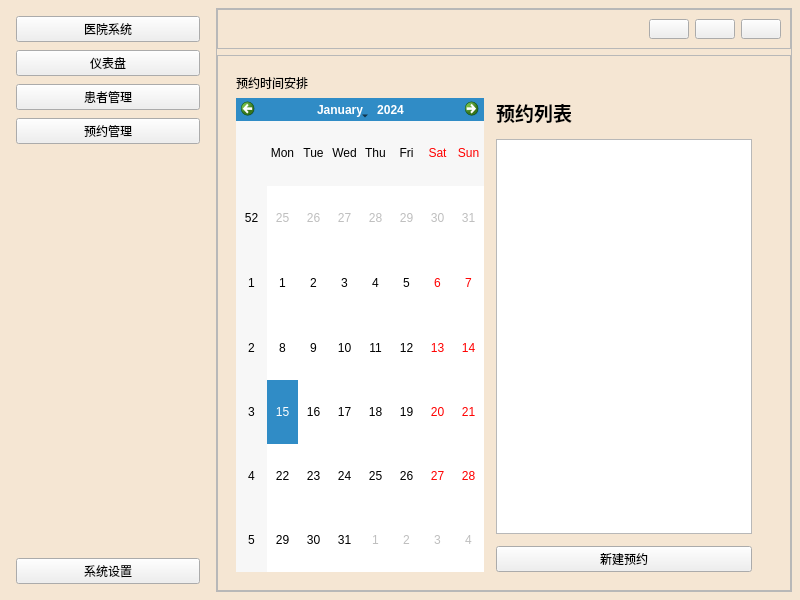
<?xml version="1.0" encoding="UTF-8"?>
<ui version="4.0">
 <class>MainWindow</class>
 <widget class="QMainWindow" name="MainWindow">
  <property name="geometry">
   <rect>
    <x>0</x>
    <y>0</y>
    <width>800</width>
    <height>600</height>
   </rect>
  </property>
  <property name="windowTitle">
   <string>医院管理系统</string>
  </property>
  <property name="styleSheet">
   <string notr="true">/* 主窗体背景色 */
QMainWindow {
    background-color: #F5E6D3;
}</string>
  </property>
  <widget class="QWidget" name="centralwidget">
   <property name="styleSheet">
    <string notr="true">/* --- 明亮暖色调医院管理系统主题 --- */

/* Main Window &amp; Central Widget */
QMainWindow, QWidget#centralwidget {
    background-color: #F5E6D3;
}

/* --- Frame --- */
QWidget#frame
{
	background-color: #F5E6D3;
}
/* --- Sidebar --- */
QWidget#sidebar {
    background-color: #E8D5C4;
	border-radius: 10px;
	border: 1px solid #D2B48C;
}
QWidget#sidebar QPushButton {
    background-color: transparent;
    border: none;
    color: #8B4513;
    padding: 10px;
    padding-left: 15px;
    border-radius: 5px;
    text-align: left;
    font-weight: bold;
}
QWidget#sidebar QPushButton:hover {
    background-color: #DEB887;
}
QWidget#sidebar QPushButton:pressed,
QWidget#sidebar QPushButton:checked {
    background-color: #FF8C42;
    color: #FFFFFF;
}

/* --- Topbar --- */
QFrame#topbar {
    background-color: #E8D5C4;
    border-bottom: 1px solid #D2B48C;
}
}
QFrame#topbar QPushButton {
    background-color: transparent;
    border: none;
    border-radius: 4px;
    padding: 5px;
    text-align: center;
    color: #8B4513;
}
QFrame#topbar QPushButton:hover {
    background-color: #DEB887;
}
QFrame#topbar QPushButton#close:hover {
    background-color: #CD853F;
}

/* --- Main Content Area --- */
QFrame#content, QStackedWidget &gt; QWidget {
    background-color: #F5E6D3;
    border: none;
}

/* --- Stacked Widget Background --- */
QStackedWidget#contentStackWidget {
    background-color: #F5E6D3;
}

/* --- Home Page Background --- */
QWidget#homePage {
    background-color: #F5E6D3;
}

/* --- Layout Backgrounds --- */
QGridLayout#statsGrid {
    background-color: #F5E6D3;
}

QVBoxLayout#verticalLayout_2 {
    background-color: #F5E6D3;
}

/* General Page Titles */
QLabel#pageTitle {
    color: #8B4513;
    font-size: 18pt;
    font-weight: bold;
}

/* --- Dashboard Specific Styles --- */
#homePage .QFrame {
    background-color: #FFFFFF;
    border-radius: 12px;
    border: 1px solid #D2B48C;
    box-shadow: 0 2px 4px rgba(139, 69, 19, 0.1);
}
#homePage QLabel {
    color: #8B4513;
    font-size: 11pt;
}
#homePage #mainChartTitle, #homePage #barChartTitle {
    font-size: 14pt;
    font-weight: bold;
    padding: 5px;
}
#homePage QProgressBar {
    border: 1px solid #D2B48C;
    border-radius: 5px;
    text-align: center;
    color: #8B4513;
    background-color: #F5E6D3;
}
#homePage QProgressBar::chunk {
    background-color: #FF8C42;
    border-radius: 4px;
}
#homePage #op1Button, #homePage #op2Button {
    background-color: #FF8C42;
    color: #FFFFFF;
    border-radius: 5px;
    padding: 5px 10px;
    font-weight: bold;
}

/* --- Patients &amp; Appointments Page Styles --- */
#patientsPage QPushButton, #appointmentsPage QPushButton {
    background-color: #FF8C42;
    color: #FFFFFF;
    border-radius: 5px;
    padding: 8px 12px;
    font-weight: bold;
}
#patientsPage QPushButton:hover, #appointmentsPage QPushButton:hover {
    background-color: #FF9F5A;
}

/* --- Table View --- */
QTableView {
    background-color: #FFFFFF;
    border: 1px solid #D2B48C;
    border-radius: 8px;
    gridline-color: #D2B48C;
    color: #8B4513;
}
QTableView::item {
    padding: 5px;
    border-bottom: 1px solid #D2B48C;
}
QTableView::item:selected {
    background-color: #FF8C42;
    color: #FFFFFF;
}
QHeaderView::section {
    background-color: #E8D5C4;
    color: #8B4513;
    padding: 5px;
    border: 1px solid #D2B48C;
    font-weight: bold;
}

/* --- Line Edit (Search Bar) --- */
QLineEdit {
    background-color: #FFFFFF;
    border: 1px solid #D2B48C;
    border-radius: 5px;
    padding: 8px 10px;
    color: #8B4513;
}
QLineEdit:focus {
    border-color: #FF8C42;
}

/* --- Calendar Widget --- */
QCalendarWidget QToolButton {
    color: #8B4513;
    background-color: transparent;
    border: none;
    font-size: 14px;
    font-weight: bold;
}
QCalendarWidget QToolButton:hover {
    background-color: #DEB887;
}
QCalendarWidget QMenu {
    background-color: #FFFFFF;
    border: 1px solid #D2B48C;
}
QCalendarWidget QSpinBox {
    color: #8B4513;
    background-color: #FFFFFF;
    border: 1px solid #D2B48C;
}
QCalendarWidget QWidget#qt_calendar_navigationbar {
    background-color: #E8D5C4;
    border: 1px solid #D2B48C;
    border-bottom: none;
    border-radius: 8px 8px 0 0;
}
QCalendarWidget QAbstractItemView {
    background-color: #FFFFFF;
    color: #8B4513;
    selection-background-color: #FF8C42;
    selection-color: #FFFFFF;
    border: 1px solid #D2B48C;
    border-top: none;
    border-radius: 0 0 8px 8px;
}
QCalendarWidget QAbstractItemView:disabled {
    color: #CD853F;
}
</string>
   </property>
   <layout class="QHBoxLayout" name="horizontalLayout">
    <property name="spacing">
     <number>8</number>
    </property>
    <property name="leftMargin">
     <number>8</number>
    </property>
    <property name="topMargin">
     <number>8</number>
    </property>
    <property name="rightMargin">
     <number>8</number>
    </property>
    <property name="bottomMargin">
     <number>8</number>
    </property>
    <item>
     <widget class="QWidget" name="sidebar" native="true">
      <property name="minimumSize">
       <size>
        <width>200</width>
        <height>0</height>
       </size>
      </property>
      <property name="maximumSize">
       <size>
        <width>200</width>
        <height>16777215</height>
       </size>
      </property>
      <layout class="QVBoxLayout" name="sidebarLayout">
       <property name="spacing">
        <number>8</number>
       </property>
       <property name="leftMargin">
        <number>8</number>
       </property>
       <property name="topMargin">
        <number>8</number>
       </property>
       <property name="rightMargin">
        <number>8</number>
       </property>
       <property name="bottomMargin">
        <number>8</number>
       </property>
       <item>
        <widget class="QPushButton" name="toggleButton">
         <property name="layoutDirection">
          <enum>Qt::LayoutDirection::LeftToRight</enum>
         </property>
         <property name="text">
          <string>医院系统</string>
         </property>
         <property name="icon">
          <iconset resource="resources.qrc">
           <normaloff>:/img/health.png</normaloff>:/img/health.png</iconset>
         </property>
         <property name="iconSize">
          <size>
           <width>24</width>
           <height>24</height>
          </size>
         </property>
        </widget>
       </item>
       <item>
        <widget class="QPushButton" name="homeButton">
         <property name="layoutDirection">
          <enum>Qt::LayoutDirection::LeftToRight</enum>
         </property>
         <property name="text">
          <string>仪表盘</string>
         </property>
         <property name="icon">
          <iconset resource="resources.qrc">
           <normaloff>:/img/Dashboard.png</normaloff>:/img/Dashboard.png</iconset>
         </property>
         <property name="iconSize">
          <size>
           <width>24</width>
           <height>24</height>
          </size>
         </property>
        </widget>
       </item>
       <item>
        <widget class="QPushButton" name="patientsButton">
         <property name="layoutDirection">
          <enum>Qt::LayoutDirection::LeftToRight</enum>
         </property>
         <property name="text">
          <string>患者管理</string>
         </property>
         <property name="icon">
          <iconset resource="resources.qrc">
           <normaloff>:/img/Patients.png</normaloff>:/img/Patients.png</iconset>
         </property>
         <property name="iconSize">
          <size>
           <width>24</width>
           <height>24</height>
          </size>
         </property>
        </widget>
       </item>
       <item>
        <widget class="QPushButton" name="appointmentsButton">
         <property name="layoutDirection">
          <enum>Qt::LayoutDirection::LeftToRight</enum>
         </property>
         <property name="text">
          <string>预约管理</string>
         </property>
         <property name="icon">
          <iconset resource="resources.qrc">
           <normaloff>:/img/Appointments.png</normaloff>:/img/Appointments.png</iconset>
         </property>
         <property name="iconSize">
          <size>
           <width>24</width>
           <height>24</height>
          </size>
         </property>
        </widget>
       </item>
       <item>
        <spacer name="verticalSpacer">
         <property name="orientation">
          <enum>Qt::Orientation::Vertical</enum>
         </property>
         <property name="sizeHint" stdset="0">
          <size>
           <width>20</width>
           <height>40</height>
          </size>
         </property>
        </spacer>
       </item>
       <item>
        <widget class="QPushButton" name="settingsButton">
         <property name="layoutDirection">
          <enum>Qt::LayoutDirection::LeftToRight</enum>
         </property>
         <property name="text">
          <string>系统设置</string>
         </property>
         <property name="icon">
          <iconset resource="resources.qrc">
           <normaloff>:/img/Settings.png</normaloff>:/img/Settings.png</iconset>
         </property>
         <property name="iconSize">
          <size>
           <width>24</width>
           <height>24</height>
          </size>
         </property>
        </widget>
       </item>
      </layout>
     </widget>
    </item>
    <item>
     <widget class="QFrame" name="frame">
      <property name="frameShape">
       <enum>QFrame::Shape::StyledPanel</enum>
      </property>
      <property name="frameShadow">
       <enum>QFrame::Shadow::Raised</enum>
      </property>
      <layout class="QVBoxLayout" name="verticalLayout">
       <property name="spacing">
        <number>6</number>
       </property>
       <property name="leftMargin">
        <number>0</number>
       </property>
       <property name="topMargin">
        <number>0</number>
       </property>
       <property name="rightMargin">
        <number>0</number>
       </property>
       <property name="bottomMargin">
        <number>0</number>
       </property>
       <item>
        <widget class="QFrame" name="topbar">
         <property name="maximumSize">
          <size>
           <width>16777215</width>
           <height>40</height>
          </size>
         </property>
         <property name="frameShape">
          <enum>QFrame::Shape::StyledPanel</enum>
         </property>
         <property name="frameShadow">
          <enum>QFrame::Shadow::Raised</enum>
         </property>
         <layout class="QHBoxLayout" name="horizontalLayout_2">
          <item>
           <spacer name="horizontalSpacer">
            <property name="orientation">
             <enum>Qt::Orientation::Horizontal</enum>
            </property>
            <property name="sizeHint" stdset="0">
             <size>
              <width>40</width>
              <height>20</height>
             </size>
            </property>
           </spacer>
          </item>
          <item>
           <widget class="QPushButton" name="pushButton_3">
            <property name="text">
             <string/>
            </property>
            <property name="icon">
             <iconset resource="resources.qrc">
              <normaloff>:/img/minus.svg</normaloff>:/img/minus.svg</iconset>
            </property>
           </widget>
          </item>
          <item>
           <widget class="QPushButton" name="pushButton_2">
            <property name="maximumSize">
             <size>
              <width>16777215</width>
              <height>16777215</height>
             </size>
            </property>
            <property name="text">
             <string/>
            </property>
            <property name="icon">
             <iconset resource="resources.qrc">
              <normaloff>:/img/maximize.svg</normaloff>:/img/maximize.svg</iconset>
            </property>
           </widget>
          </item>
          <item>
           <widget class="QPushButton" name="close">
            <property name="text">
             <string/>
            </property>
            <property name="icon">
             <iconset resource="resources.qrc">
              <normaloff>:/img/x.svg</normaloff>:/img/x.svg</iconset>
            </property>
           </widget>
          </item>
         </layout>
        </widget>
       </item>
       <item>
        <widget class="QFrame" name="content">
         <property name="frameShape">
          <enum>QFrame::Shape::StyledPanel</enum>
         </property>
         <property name="frameShadow">
          <enum>QFrame::Shadow::Raised</enum>
         </property>
         <layout class="QVBoxLayout" name="verticalLayout_4">
          <item>
           <widget class="QStackedWidget" name="contentStackWidget">
            <property name="currentIndex">
             <number>2</number>
            </property>
            <widget class="QWidget" name="homePage">
             <layout class="QVBoxLayout" name="verticalLayout_2">
              <item>
               <layout class="QGridLayout" name="statsGrid">
                <item row="0" column="0" colspan="2">
                 <widget class="QFrame" name="mainChartFrame">
                  <layout class="QVBoxLayout" name="mainChartLayout">
                   <item>
                    <layout class="QHBoxLayout">
                     <item>
                      <widget class="QLabel" name="mainChartTitle">
                       <property name="text">
                        <string>&lt;html&gt;&lt;head/&gt;&lt;body&gt;&lt;p&gt;&lt;span style=&quot; color:#FF8C42;&quot;&gt;心电监护&lt;/span&gt; 实时监测&lt;/p&gt;&lt;/body&gt;&lt;/html&gt;</string>
                       </property>
                      </widget>
                     </item>
                     <item>
                      <spacer>
                       <property name="orientation">
                        <enum>Qt::Orientation::Horizontal</enum>
                       </property>
                       <property name="sizeHint" stdset="0">
                        <size>
                         <width>0</width>
                         <height>0</height>
                        </size>
                       </property>
                      </spacer>
                     </item>
                     <item>
                      <widget class="QPushButton" name="op1Button">
                       <property name="text">
                        <string>开始监护</string>
                       </property>
                      </widget>
                     </item>
                     <item>
                      <widget class="QPushButton" name="op2Button">
                       <property name="text">
                        <string>暂停监护</string>
                       </property>
                      </widget>
                     </item>
                    </layout>
                   </item>
                   <item>
                    <widget class="QGraphicsView" name="mainChartPlaceholder">
                     <property name="styleSheet">
                      <string notr="true"/>
                     </property>
                    </widget>
                   </item>
                  </layout>
                 </widget>
                </item>
                <item row="0" column="2" colspan="2">
                 <widget class="QFrame" name="barChartFrame">
                  <layout class="QVBoxLayout" name="barChartLayout">
                   <item>
                    <widget class="QLabel" name="barChartTitle">
                     <property name="text">
                      <string>&lt;html&gt;&lt;head/&gt;&lt;body&gt;&lt;p&gt;&lt;span style=&quot; color:#FF8C42;&quot;&gt;心率&lt;/span&gt; 72 BPM&lt;/p&gt;&lt;/body&gt;&lt;/html&gt;</string>
                     </property>
                    </widget>
                   </item>
                   <item>
                    <widget class="QGraphicsView" name="barChartPlaceholder">
                     <property name="styleSheet">
                      <string notr="true"/>
                     </property>
                    </widget>
                   </item>
                  </layout>
                 </widget>
                </item>
                <item row="1" column="0">
                 <widget class="QFrame" name="donutChartFrame">
                  <layout class="QVBoxLayout" name="verticalLayout_5">
                   <item>
                    <widget class="QLabel" name="label">
                     <property name="text">
                      <string>&lt;html&gt;&lt;head/&gt;&lt;body&gt;&lt;p&gt;&lt;span style=&quot; font-size:14pt; font-weight:700; color:#FF8C42;&quot;&gt;血压&lt;/span&gt;&lt;span style=&quot; font-size:14pt; font-weight:700;&quot;&gt; 120/80 mmHg&lt;/span&gt;&lt;/p&gt;&lt;/body&gt;&lt;/html&gt;</string>
                     </property>
                    </widget>
                   </item>
                   <item>
                    <widget class="QGraphicsView" name="donutChartPlaceholder">
                     <property name="styleSheet">
                      <string notr="true"/>
                     </property>
                    </widget>
                   </item>
                  </layout>
                 </widget>
                </item>
                <item row="1" column="1">
                 <widget class="QFrame" name="verticalBarFrame">
                  <layout class="QVBoxLayout" name="verticalLayout_6">
                   <item>
                    <widget class="QLabel" name="label_2">
                     <property name="text">
                      <string>&lt;html&gt;&lt;head/&gt;&lt;body&gt;&lt;p&gt;&lt;span style=&quot; font-size:14pt; font-weight:700; color:#FF8C42;&quot;&gt;血氧&lt;/span&gt;&lt;span style=&quot; font-size:14pt; font-weight:700;&quot;&gt; 98% SpO2&lt;/span&gt;&lt;/p&gt;&lt;/body&gt;&lt;/html&gt;</string>
                     </property>
                    </widget>
                   </item>
                   <item>
                    <widget class="QGraphicsView" name="verticalBarPlaceholder">
                     <property name="styleSheet">
                      <string notr="true"/>
                     </property>
                    </widget>
                   </item>
                  </layout>
                 </widget>
                </item>

               </layout>
              </item>
             </layout>
            </widget>
            <widget class="QWidget" name="patientsPage">
             <layout class="QVBoxLayout" name="verticalLayout_3">
              <item>
               <widget class="QLabel" name="pageTitle">
                <property name="text">
                 <string>患者信息管理</string>
                </property>
                <property name="alignment">
                 <set>Qt::AlignmentFlag::AlignLeading|Qt::AlignmentFlag::AlignLeft|Qt::AlignmentFlag::AlignVCenter</set>
                </property>
               </widget>
              </item>
              <item>
               <layout class="QHBoxLayout" name="horizontalLayout_3">
                <item>
                 <widget class="QPushButton" name="addPatientButton">
                  <property name="text">
                   <string>添加新患者</string>
                  </property>
                 </widget>
                </item>
                <item>
                 <spacer name="horizontalSpacer_2">
                  <property name="orientation">
                   <enum>Qt::Orientation::Horizontal</enum>
                  </property>
                  <property name="sizeHint" stdset="0">
                   <size>
                    <width>40</width>
                    <height>20</height>
                   </size>
                  </property>
                 </spacer>
                </item>
                <item>
                 <widget class="QLineEdit" name="searchLineEdit">
                  <property name="placeholderText">
                   <string>按姓名或编号搜索患者...</string>
                  </property>
                 </widget>
                </item>
               </layout>
              </item>
              <item>
               <widget class="QTableView" name="patientsTableView"/>
              </item>
             </layout>
            </widget>
            <widget class="QWidget" name="appointmentsPage">
             <layout class="QVBoxLayout" name="verticalLayout_8">
              <item>
               <widget class="QLabel" name="appointmentsPageTitle">
                <property name="text">
                 <string>预约时间安排</string>
                </property>
               </widget>
              </item>
              <item>
               <layout class="QHBoxLayout" name="horizontalLayout_4">
                <property name="spacing">
                 <number>12</number>
                </property>
                <item>
                 <widget class="QCalendarWidget" name="calendarWidget">
                  <property name="locale">
                   <locale language="English" country="FalklandIslands"/>
                  </property>
                 </widget>
                </item>
                <item>
                 <layout class="QVBoxLayout" name="verticalLayout_9">
                  <item>
                   <widget class="QLabel" name="label_6">
                    <property name="styleSheet">
                     <string notr="true">font-size: 14pt; font-weight: bold;</string>
                    </property>
                    <property name="text">
                     <string>预约列表</string>
                    </property>
                   </widget>
                  </item>
                  <item>
                   <widget class="QTableView" name="appointmentsTableView"/>
                  </item>
                  <item>
                   <widget class="QPushButton" name="addAppointmentButton">
                    <property name="text">
                     <string>新建预约</string>
                    </property>
                   </widget>
                  </item>
                 </layout>
                </item>
                <item>
                 <spacer name="horizontalSpacer_3">
                  <property name="orientation">
                   <enum>Qt::Orientation::Horizontal</enum>
                  </property>
                  <property name="sizeType">
                   <enum>QSizePolicy::Policy::Expanding</enum>
                  </property>
                  <property name="sizeHint" stdset="0">
                   <size>
                    <width>0</width>
                    <height>20</height>
                   </size>
                  </property>
                 </spacer>
                </item>
               </layout>
              </item>
             </layout>
            </widget>
           </widget>
          </item>
         </layout>
        </widget>
       </item>
      </layout>
     </widget>
    </item>
   </layout>
  </widget>
 </widget>
 <resources>
  <include location="resources.qrc"/>
 </resources>
 <connections/>
</ui>
